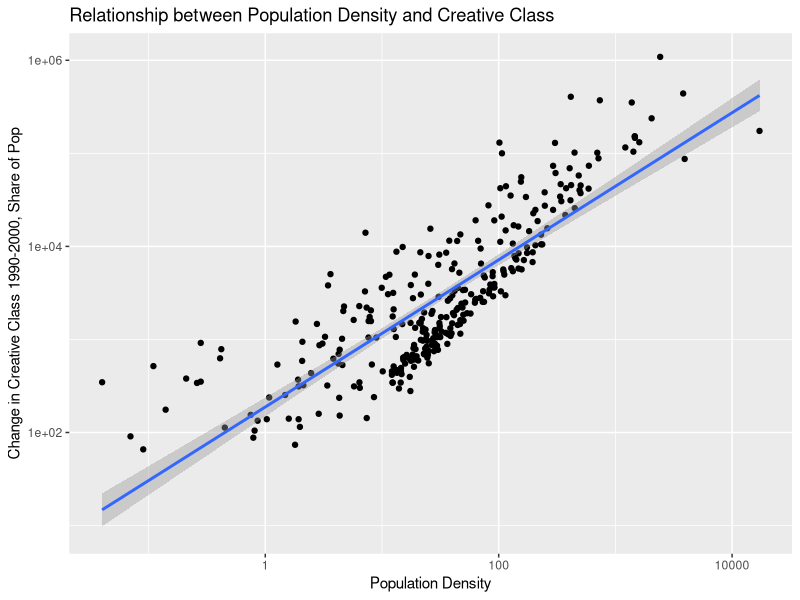
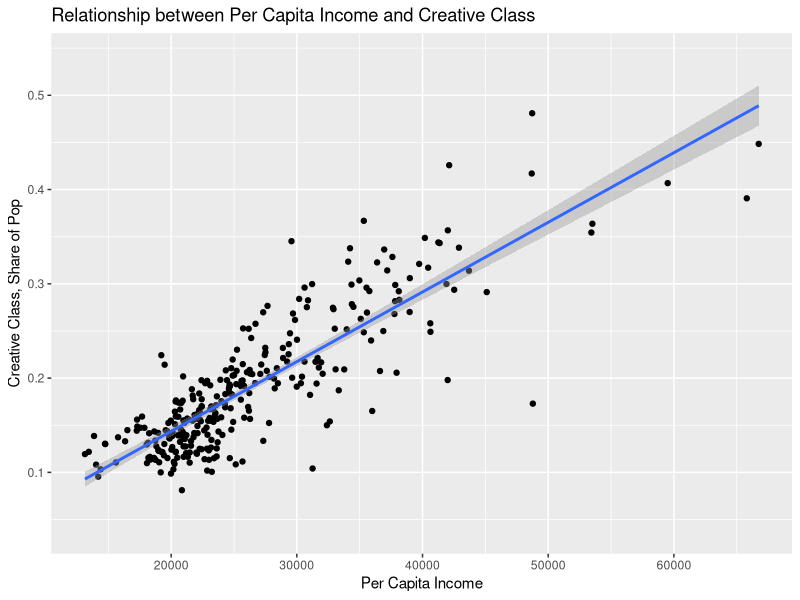
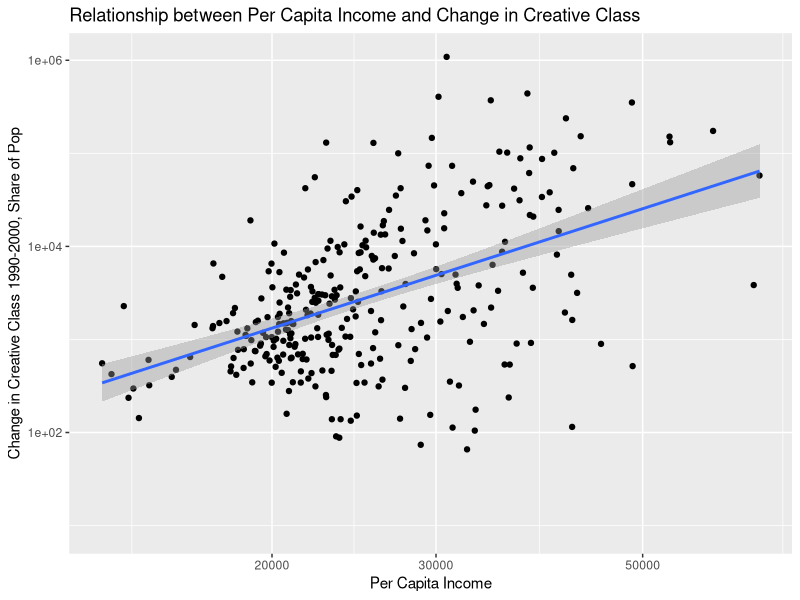
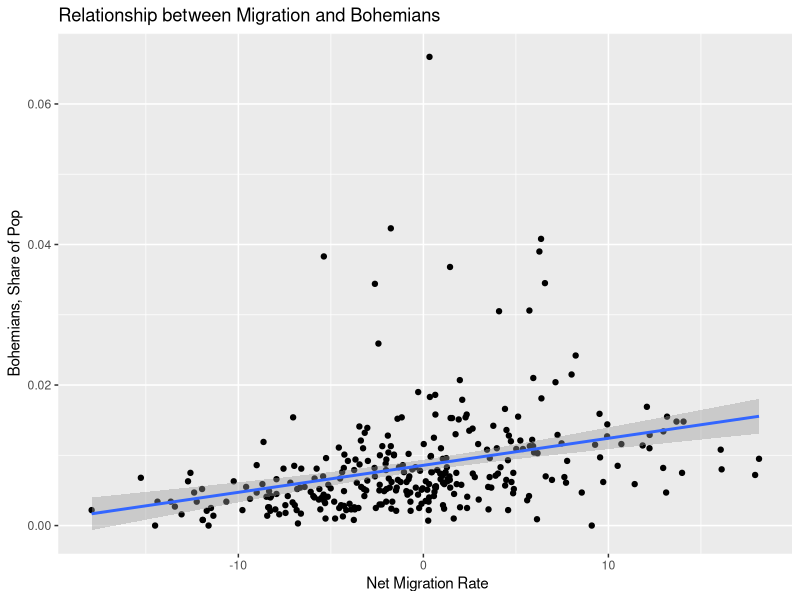

Here is the R script that generated these plots, in order: (Note: this script raises an error after producing the figures.)
## ---- chunk 1
knitr::opts_chunk$set(echo=FALSE, cache=FALSE, results=FALSE, warning=FALSE, comment=FALSE, message = FALSE)
library(tidyverse)
library(readxl)
library(sf)
library(ggplot2)

## ---- chunk 2
people <- read_csv("raw-data/People.csv")
income <- read_csv("raw-data/income.csv")
creatives <- read_csv("raw-data/creative_class_clean.csv")

creatives$FIPS <- paste0("0", creatives$FIPS)

inner_join(creatives, income, by = "County")

inner_join(creatives, income)

creative_income <- merge(creatives, income, by = "FIPS", all.x=TRUE)

creative_people <- merge(creatives, people, by = "FIPS", all.x=TRUE)

creative_people_income <- merge(creative_people, income, by = "FIPS", all.x=TRUE)

model <- lm(data = creative_people_income, formula = PerCapitaInc ~ PopDensity2010)
print(model)

# How does population density affect creative class? 
change <- creative_people_income %>% mutate(difference = Creative2000N - Creative2000S)
change %>% ggplot(aes(PopDensity2010, difference)) + geom_point() + geom_smooth(method = "lm", se = TRUE) + 
  xlab("Population Density") + ylab("Change in Creative Class 1990-2000, Share of Pop") + scale_y_log10() + scale_x_log10() + labs(title = "Relationship between Population Density and Creative Class")
model_pop <- lm(data = creative_people_income, formula = change$difference ~ PopDensity2010)
print(model_pop)

# Higher per capita income corresponds to more creative people
creative_income %>% 
  ggplot((aes(x = PerCapitaInc, Creative2000S))) + geom_point() + geom_smooth(method = "lm", se = TRUE) + xlab("Per Capita Income") + ylab("Creative Class, Share of Pop") + labs(title = "Relationship between Per Capita Income and Creative Class")
model_inc <- lm(data = creative_people_income, formula = Creative2000S ~ PerCapitaInc)
print(model_inc)

# Higher per capita income brings in more creative people 
change %>% ggplot(aes(PerCapitaInc, difference)) + geom_point() + geom_smooth(method = "lm", se = TRUE) +
  xlab("Per Capita Income") + ylab("Change in Creative Class 1990-2000, Share of Pop") + scale_y_log10() + scale_x_log10() + labs(title = "Relationship between Per Capita Income and Change in Creative Class")
model_change <- lm(data = creative_people_income, formula = Creative2000S ~ PerCapitaInc)
print(model_change)

# More migration means more creative people.
creative_people %>%
  ggplot((aes(x = NetMigrationRate1018, Bohemian2000S))) + geom_point() + geom_smooth(method = "lm", se = TRUE) +xlab(" Net Migration Rate") + ylab("Bohemians, Share of Pop") + labs(title = "Relationship between Migration and Bohemians")
model_migration <- lm(data = creative_people_income, formula = Bohemian2000S ~ NetMigrationRate1018)
print(model_migration)

# Metro's impact on creative class
creative_people_income %>% ggplot(aes(x = `metro 1993 definition (1=metro, 0=nonmetro)`, Creative2000S)) + geom_point() + geom_jitter() + geom_smooth(method = "lm", se = TRUE) + xlab("Metro Status") + ylab("Creative Class") + labs(title = "Relationship between Metro Status and Creative Class")
model_metro <- lm(data = creative_people_income, formula = Creative2000S ~ `metro 1993 definition (1=metro, 0=nonmetro)`)
print(model_metro)
